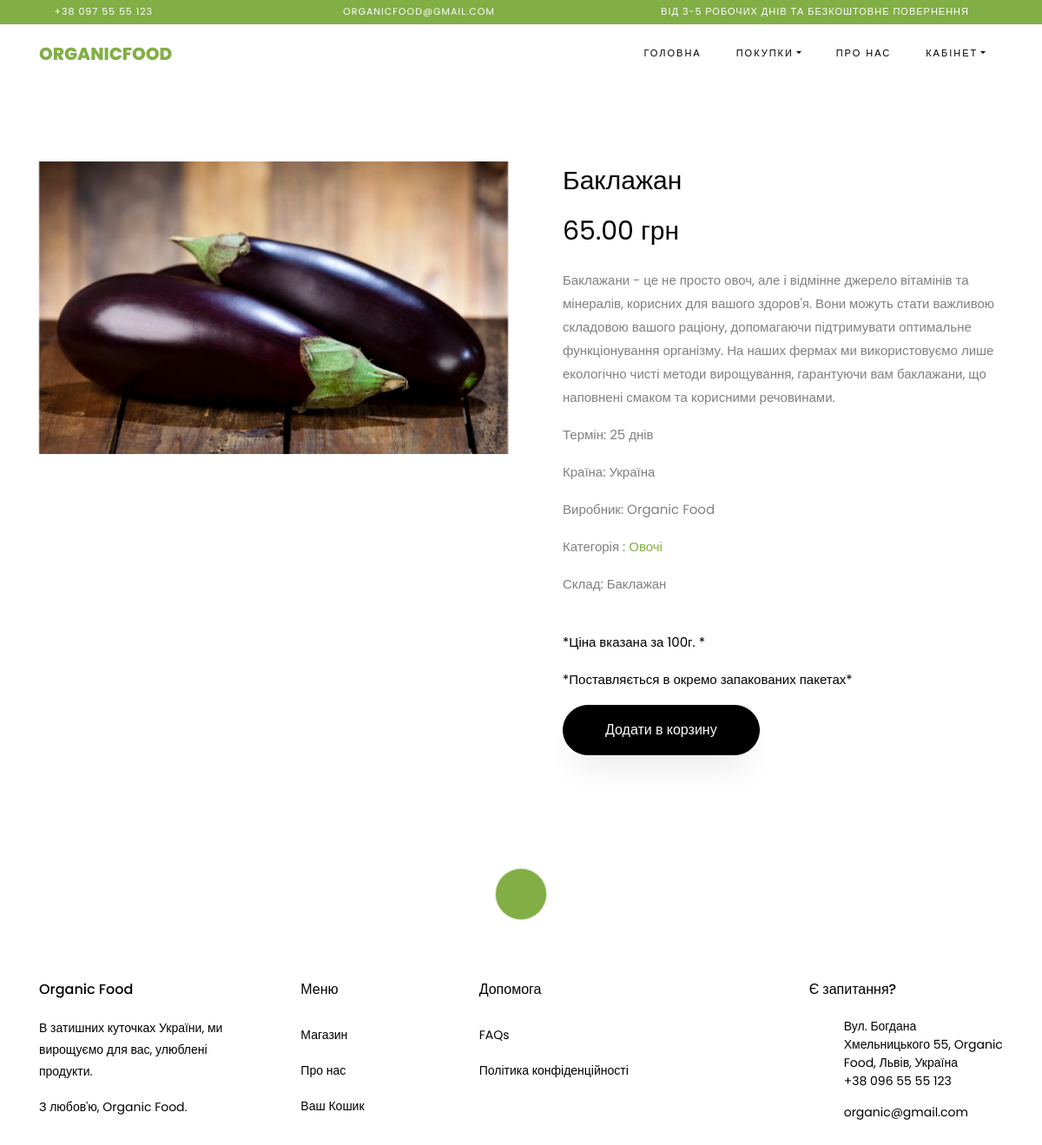
The app's page /food/baklazhan-100-65/ (signed in) with its own data.
### product/models.py (models this page shows, shortened)
class Product(models.Model):
    product_name = models.CharField(max_length=255, verbose_name="Ім'я Продукту")
    price = models.DecimalField(verbose_name='Ціна', max_digits=7, decimal_places=2)
    weight = models.IntegerField(verbose_name='Вага')
    about = models.TextField(verbose_name='Про товар')
    expiration_date = models.CharField(verbose_name='Термін Придатності', max_length=255)
    ingredient = models.CharField(verbose_name='Склад товару', max_length=255, null=True)
    availability = models.BooleanField(default=True, verbose_name='Наявність')
    publication = models.BooleanField(default=True, verbose_name='Публікація')
    photo = models.ImageField(upload_to="photos/%Y/%m/%d")
    slug = models.SlugField(max_length=255, unique=True, db_index=True, verbose_name='URL')
    category_country = models.ForeignKey('CountryProducingCategory', on_delete=models.PROTECT,
                                         verbose_name='Країна Виробник', default=True)
    category_company = models.ForeignKey('CompanyProducingCategory', on_delete=models.PROTECT,
                                         verbose_name='Компанія Виробник', default=True)
    category_choice = models.ForeignKey('ChoiceProductCategory', on_delete=models.PROTECT,
                                        verbose_name='Тип Продукту', default=True)
    class Meta:
        verbose_name = 'Органічна Продукція'
        verbose_name_plural = 'Органічна Продукція'
        ordering = ['-id']

class CountryProducingCategory(models.Model):
    name = models.CharField(max_length=100, db_index=True, verbose_name='Країна виробник')
    country_slug = models.SlugField(max_length=255, blank=True, null=True, unique=True, db_index=True, verbose_name='URL')
    def __str__(self):
        return self.name
    class Meta:
        verbose_name = 'Країну Виробник'
        verbose_name_plural = 'Країни Виробник'
        ordering = ['id']

class CompanyProducingCategory(models.Model):
    name = models.CharField(max_length=100, db_index=True, verbose_name='Компанія виробник')
    company_slug = models.SlugField(max_length=255, blank=True, null=True, unique=True, db_index=True, verbose_name='URL')
    def __str__(self):
        return self.name
    class Meta:
        verbose_name = 'Компанію Виробник'
        verbose_name_plural = 'Компанії Виробники'
        ordering = ['id']

class ChoiceProductCategory(models.Model):
    name = models.CharField(max_length=100, db_index=True, verbose_name='Продукт')
    choice_slug = models.SlugField(max_length=255, blank=True, null=True, unique=True, db_index=True,
                    verbose_name='URL')
    def __str__(self):
        return self.name
    def get_absolute_url(self):
        return reverse('choice', kwargs={'choice_slug': self.choice_slug})
    class Meta:
        verbose_name = 'Продукт'
        verbose_name_plural = 'Тип Продукту'
        ordering = ['id']

### product/views.py (the view)
# urls.py: path('food/<slug:post_slug>/', ShowProductPostView.as_view(), name='post'),
class ShowProductPostView(DataMixin, DetailView):
    model = Product
    template_name = 'product/product.html'
    slug_url_kwarg = 'post_slug'
    context_object_name = 'posts'
    def get_context_data(self, *, object_list=None, **kwargs):
        context = super().get_context_data(**kwargs)
        class_mixin = self.get_user_context(title='Organic Food | ' + str(context['posts'].product_name))
        return dict(list(context.items()) + list(class_mixin.items()))

### product/utils.py (called while the page is built)
    def get_user_context(self, **kwargs):
        context = kwargs
        category_choice = ChoiceProductCategory.objects.all()
        context['category_choice'] = category_choice
        if 'category_choice_selected' not in context:
            context['category_choice_selected'] = 0
        return context

### product/templates/product/product.html (shortened to what this page needs)
{% extends 'product/base.html' %}
{% block content %}
    <section class="ftco-section">
    	<div class="container">
    		<div class="row">
    			<div class="col-lg-6 mb-5 ftco-animate">
    				<a href="" class="image-popup"><img src="{{ posts.photo.url }}" class="img-fluid" alt="Colorlib Template"></a>
    			</div>
    			<div class="col-lg-6 product-details pl-md-5 ftco-animate">
    				<h3> {{ posts.product_name }} </h3>
    				<p class="price"><span> {{ posts.price }} грн</span></p>
					<p>{{ posts.about }}</p>
					<p>Термін: {{ posts.expiration_date }}</p>
					<p>Країна: {{ posts.category_country }}</p>
					<p>Виробник: {{ posts.category_company}}</p>
					<p>Категорія : <a href="{{ posts.category_choice.get_absolute_url }}">{{ posts.category_choice }}</a></p>
					<p>Склад: {{ posts.ingredient}}</p>
						<div class="row mt-4">
	          	<div class="col-md-12">
	          		<p style="color: #000;">*Ціна вказана за 100г. *</p>
	          		<p style="color: #000;">*Поставляється в окремо запакованих пакетах*</p>
	          	</div>
          	</div>
          	<p><a href="{% url 'add_cart' posts.id %}" class="btn btn-black py-3 px-5">Додати в корзину</a></p></br>
    			</div>
    		</div>
    	</div>
    </section>
{% endblock %}

### records on screen
Product: photo (picture), product_name "Баклажан", price "65.00", about "Баклажани - це не просто овоч, але і відмінне джерело вітамінів та мінералів, корисних для вашого здоров'я. Вони можуть стати важливою складовою вашого раціону, допомагаючи підтримувати оптимальне функціонування організму. На наших фермах ми використовуємо лише екологічно чисті методи вирощування, гарантуючи вам баклажани, що наповнені смаком та корисними речовинами.", expiration_date "25 днів", category_country "Україна", category_company "Organic Food", category_choice "Овочі", ingredient "Баклажан"
